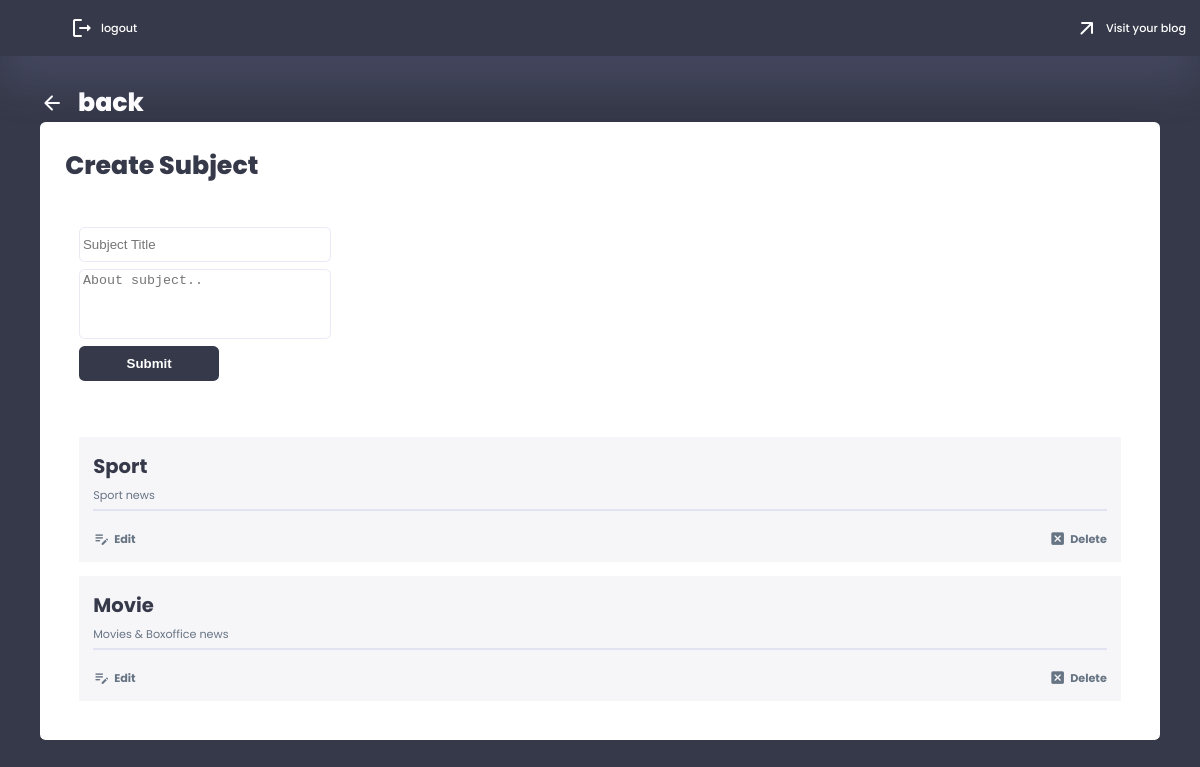
Page /auth/create_subject (signed in) on the committed database.
### app/models/subject.py (models this page shows)
class Subject(db.Model):
    id = db.Column(db.Integer, primary_key=True)
    name = db.Column(db.String(120), nullable=False)
    description = db.Column(db.Text, nullable=True)
    posts = db.relationship('Post', secondary='post_subject_association', back_populates='subjects')
    post_subject_association = db.Table('post_subject_association',
        db.Column('post_id', db.Integer, db.ForeignKey('post.id'), primary_key=True),
        db.Column('subject_id', db.Integer, db.ForeignKey('subject.id'), primary_key=True)
    )

### app/routes/auth_routes.py (the view, shortened to what this page needs)
@auth_routes.route('/create_subject', methods=['GET', 'POST'])
@login_required
def create_subject():
    form = SubjectForm()
    subjects = Subject.query.all()
    return render_template('auth/create_subject.html', current_user=current_user, form=form, subjects=subjects)

### app/forms/post_forms.py
class SubjectForm(FlaskForm):
    name = StringField('Subject Name', validators=[DataRequired(), Length(max=60)], render_kw={"placeholder": "Subject Title"})
    description = TextAreaField('Description', validators=[Length(max=100)], render_kw={"placeholder": "About subject.."})
    submit = SubmitField('Submit')

### app/__init__.py (called while the page is built)
@login_manager.user_loader
def load_user(blog_id):
    return Blog.query.get(int(blog_id))

### app/routes/auth_routes.py (called while the page is built)
@auth_routes.before_request
def before_request():
    g.csrf_token = generate_csrf()  # from flask import g

### app/templates/auth/create_subject.html (shortened to what this page needs)
{% extends 'base.html' %}
{% block content %}
<div class="admin_main">
    <div class="admin_sec">
        <a class="dashboard_title" href="{{ url_for('auth.admin_dashboard') }}">
            <span class="material-icons-round">arrow_back</span>
            <h1>back</h1>
        </a>
        <div class="admin_panel">
            <h1>Create Subject</h1>
            <div class="new_subject">
                <form method="POST" action="{{ url_for('auth.create_subject') }}">
                    {{ form.name(class="form_string")}}
                    {{ form.description(class="form_text")}}
                    {{ form.submit(class="form_btn")}}
                </form>
            </div>
            <div class="pre_subject">
                {% if subjects %}
                    {% for subject in subjects %}
                        <div class="subject_tab">
                            <h3>{{subject.name}}</h3>
                            <p>{{subject.description}}</p>
                            <hr>
                            <div class="sub_btn">
                                <a href="{{ url_for('auth.edit_subject', subject_id=subject.id) }}">
                                    <span class="material-icons-round">edit_note</span>
                                    <h3>Edit</h3>
                                </a>
                                <a href="#" class="delete-subject" data-subject-id="{{ subject.id }}">
                                    <span class="material-icons-round">disabled_by_default</span>
                                    <h3>Delete</h3>
                                </a>
                            </div>
                        </div>
                    {% endfor %}
                {% endif %}
            </div>
        </div>
    </div>
</div>
{% endblock %}

### app/static/css/root.css (style rules this page uses)
:root { --color-primary: #6C9BCF; --color-danger: #FF0060; --color-success: #1B9C85; --color-warning: #F7D060; --color-white: #fff; --color-info-dark: #7d8da1; --color-dark: #363949; --color-light: rgba(132, 139, 200, 0.18); --color-dark-variant: #677483; --color-background: #f6f6f9; --card-border-radius: 2rem; --border-radius-1: 0.4rem; --border-radius-2: 1.2rem; --card-padding: 1.8rem; --padding-1: 1.2rem; --box-shadow: 0 2rem 3rem var(--color-light); --box-shadow-dark: 0 2rem 3rem rgba(23, 26, 13, 0.3); --inner-shadow: inset 0.1rem 0.1rem 0.5rem var(--color-light); --transition-1: all 0.3s ease ; --clr-wheat:#E9D985; --clr-mint:#BCD8C1; --clr-tqz:#439A86; --clr-dark-tqz:#007991; --clr-navy:#222E50; }
* { margin: 0; padding: 0; outline: 0; appearance: 0; border: 0; text-decoration: none; box-sizing: border-box; }
html { font-size: 14px; }
body { width: 100vw; height: 100vh; font-family: 'Poppins', sans-serif; font-size: 0.88rem; user-select: none; overflow-x: hidden; color: var(--color-dark); background-color: var(--color-background); }
a { color: var(--color-dark); }
h1 { font-weight: 800; font-size: 1.8rem; }
h3 { font-weight: 500; font-size: 0.87rem; }
p { color: var(--color-dark-variant); }
.form_btn { background-color: var(--color-dark) ; height: 2.5rem; min-width: 10rem; color: var(--color-white); font-weight: bold; border-radius: var(--border-radius-1); transition: var(--transition-1); }
.form_string { border: 1px solid var(--color-light); height: 2.5rem; width: 18rem; padding: 0.2rem; background-color: var(--color-white); color: var(--color-dark); border-radius: var(--border-radius-1); }
.form_text { border: 1px solid var(--color-light); height: 5rem; width: 18rem; padding: 0.2rem; resize: none; background-color: var(--color-white); color: var(--color-dark); border-radius: var(--border-radius-1); }

### app/static/css/admin.css (style rules this page uses)
.admin_main { width: 100vw; min-height: 100%; color: var(--color-white); background-color: var(--color-dark); display: flex; flex-direction: column; align-items: center; }
.admin_main hr { border: solid 1px var(--color-light) }
.admin_sec { margin-top: 6rem; width: 80rem; overflow-y: scroll; overflow: hidden; }
.admin_sec .dashboard_title { display: flex; flex-direction: row; align-items: center; gap: 1rem; color: var(--color-white); }
.admin_sec .admin_panel { display: flex; flex-direction: column; width: 100%; min-height: 30rem; padding: var(--card-padding); color: var(--color-dark); background-color: var(--color-white); box-shadow: var(--box-shadow-dark); border-radius: var(--border-radius-1); transition: var(--transition-1); }
.admin_sec .new_subject form { display: flex; flex-direction: column; align-items: flex-start; gap: 0.5rem; margin: 3rem 0; margin-left: 1rem; }
.pre_subject { display: flex; flex-direction: column; align-items: center; width: 100%; padding: 1rem; gap: 1rem; }
.pre_subject .subject_tab { display: flex; flex-direction: column; gap: 0.4rem; padding: 1rem; width: 100%; background-color: var(--color-background); }
.pre_subject .subject_tab h3 { font-size: 1.4rem; font-weight: bold; }
.pre_subject .subject_tab p { font-size: 0.8rem; }
.sub_btn { margin-top: 1rem; display: flex; flex-direction: row; justify-content: space-between; }
.subject_tab .sub_btn h3 { display: flex; flex-direction: row; align-items: center; gap: 0.3rem; font-size: 0.8rem; color: var(--color-dark-variant); }
.subject_tab .sub_btn a { display: flex; flex-direction: row; align-items: center; color: var(--color-dark-variant); gap: 0.3rem; font-size: 0.8rem; }
.subject_tab .sub_btn span { font-size: 1.2rem; }
@media screen and (max-width: 1280px) { .admin_sec { margin-top: 6rem; max-width: 96%; } }

### rows in the picture
Subject: name "Sport", description "Sport news"
Subject: name "Movie", description "Movies & Boxoffice news"
